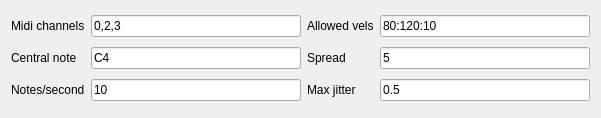
<?xml version="1.0" encoding="UTF-8"?>
<ui version="4.0">
 <class>Panel</class>
 <widget class="QWidget" name="Panel">
  <property name="geometry">
   <rect>
    <x>0</x>
    <y>0</y>
    <width>601</width>
    <height>118</height>
   </rect>
  </property>
  <property name="windowTitle">
   <string>Form</string>
  </property>
  <layout class="QGridLayout" name="gridLayout">
   <item row="0" column="0">
    <widget class="QLabel" name="label">
     <property name="text">
      <string>Midi channels</string>
     </property>
     <property name="buddy">
      <cstring>midiChannelEdit</cstring>
     </property>
    </widget>
   </item>
   <item row="0" column="2">
    <widget class="QLineEdit" name="midiChannelEdit">
     <property name="text">
      <string>0,2,3</string>
     </property>
    </widget>
   </item>
   <item row="0" column="3">
    <widget class="QLabel" name="label_3">
     <property name="text">
      <string>Allowed vels</string>
     </property>
     <property name="buddy">
      <cstring>allowedVelsEdit</cstring>
     </property>
    </widget>
   </item>
   <item row="0" column="4">
    <widget class="QLineEdit" name="allowedVelsEdit">
     <property name="text">
      <string>80:120:10</string>
     </property>
    </widget>
   </item>
   <item row="2" column="0">
    <widget class="QLabel" name="label_2">
     <property name="text">
      <string>Central note</string>
     </property>
     <property name="buddy">
      <cstring>centralNoteEdit</cstring>
     </property>
    </widget>
   </item>
   <item row="2" column="2">
    <widget class="QLineEdit" name="centralNoteEdit">
     <property name="text">
      <string>C4</string>
     </property>
    </widget>
   </item>
   <item row="3" column="0">
    <widget class="QLabel" name="label_4">
     <property name="text">
      <string>Notes/second</string>
     </property>
     <property name="buddy">
      <cstring>notesPerSecondEdit</cstring>
     </property>
    </widget>
   </item>
   <item row="3" column="2">
    <widget class="QLineEdit" name="notesPerSecondEdit">
     <property name="text">
      <string>10</string>
     </property>
    </widget>
   </item>
   <item row="3" column="4">
    <widget class="QLineEdit" name="maxJitterEdit">
     <property name="text">
      <string>0.5</string>
     </property>
    </widget>
   </item>
   <item row="3" column="3">
    <widget class="QLabel" name="label_5">
     <property name="text">
      <string>Max jitter</string>
     </property>
     <property name="buddy">
      <cstring>maxJitterEdit</cstring>
     </property>
    </widget>
   </item>
   <item row="2" column="3">
    <widget class="QLabel" name="label_6">
     <property name="text">
      <string>Spread</string>
     </property>
     <property name="buddy">
      <cstring>spreadEdit</cstring>
     </property>
    </widget>
   </item>
   <item row="2" column="4">
    <widget class="QLineEdit" name="spreadEdit">
     <property name="text">
      <string>5</string>
     </property>
    </widget>
   </item>
  </layout>
 </widget>
 <tabstops>
  <tabstop>midiChannelEdit</tabstop>
  <tabstop>allowedVelsEdit</tabstop>
  <tabstop>centralNoteEdit</tabstop>
  <tabstop>spreadEdit</tabstop>
  <tabstop>notesPerSecondEdit</tabstop>
  <tabstop>maxJitterEdit</tabstop>
 </tabstops>
 <resources/>
 <connections/>
</ui>
